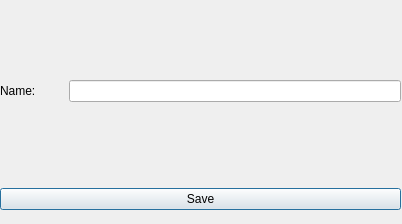
<?xml version="1.0" encoding="UTF-8"?>
<ui version="4.0">
 <class>AddAllergenWindow</class>
 <widget class="QDialog" name="AddAllergenWindow">
  <property name="geometry">
   <rect>
    <x>0</x>
    <y>0</y>
    <width>402</width>
    <height>224</height>
   </rect>
  </property>
  <property name="windowTitle">
   <string>Dialog</string>
  </property>
  <widget class="QWidget" name="gridLayoutWidget">
   <property name="geometry">
    <rect>
     <x>0</x>
     <y>0</y>
     <width>401</width>
     <height>291</height>
    </rect>
   </property>
   <layout class="QGridLayout" name="gridLayout">
    <item row="5" column="0" colspan="2">
     <widget class="QPushButton" name="pushButton">
      <property name="text">
       <string>Save</string>
      </property>
     </widget>
    </item>
    <item row="1" column="0">
     <widget class="QLabel" name="label">
      <property name="minimumSize">
       <size>
        <width>63</width>
        <height>0</height>
       </size>
      </property>
      <property name="text">
       <string>Name:</string>
      </property>
     </widget>
    </item>
    <item row="1" column="1">
     <widget class="QLineEdit" name="lineEdit"/>
    </item>
   </layout>
  </widget>
 </widget>
 <resources/>
 <connections/>
</ui>
